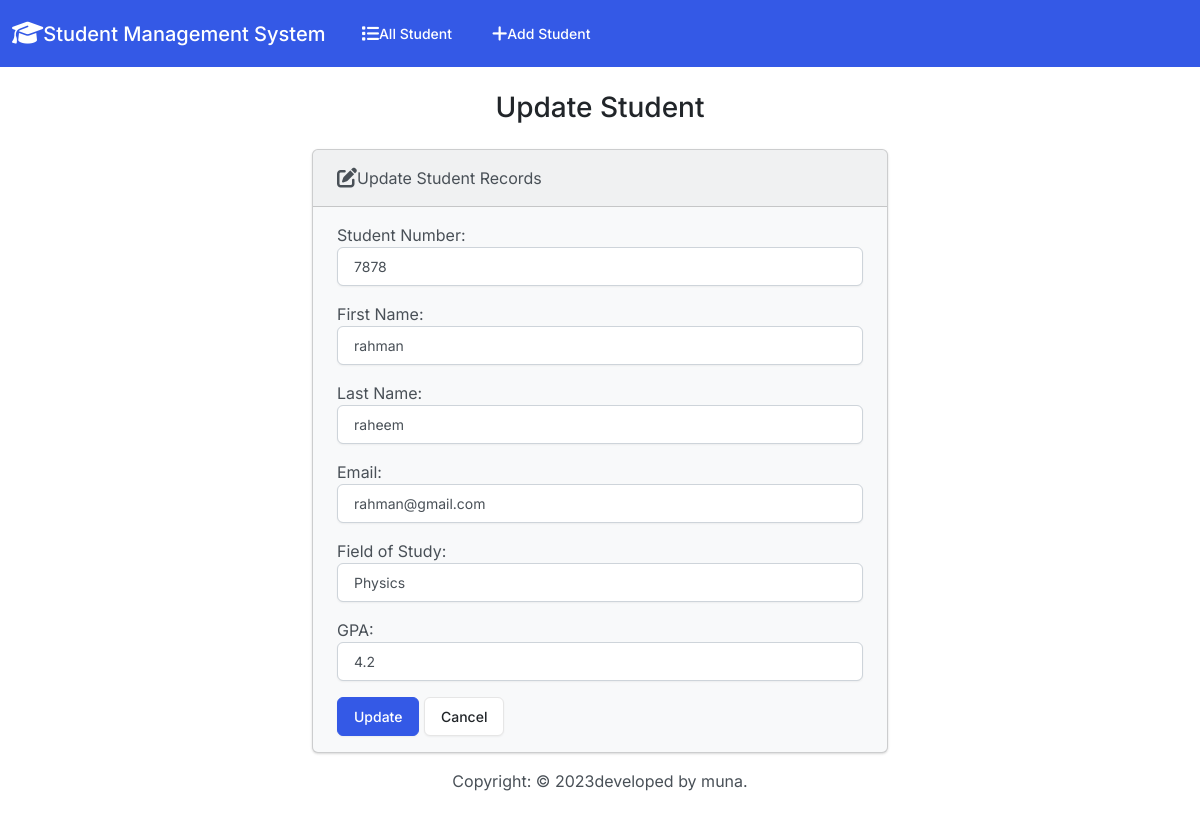
The app's page /students/6/change with its own data.
### student/models.py (models this page shows, shortened)
class Student(models.Model):
    student_number=models.PositiveIntegerField()
    first_name=models.CharField(max_length=50)
    last_name=models.CharField(max_length=50)
    email=models.EmailField(max_length=100)
    feild_of_study=models.CharField(max_length=50)
    gpa=models.FloatField()

### student/views.py (the view, shortened to what this page needs)
# urls.py: path('students/<int:pk>/change',views.StudentEditView.as_view(),name="student-edit"),
class StudentEditView(UpdateView):
        model=Student
        form_class=StudentChangeForm
        template_name="student-edit.html"
        success_url=reverse_lazy("student-edit")

### student/forms.py
class StudentChangeForm(forms.ModelForm):
    class Meta:
        model=Student
        fields="__all__"
        labels={
            'student_number':'Student Number',
            'first_name': "First Name",
            'last_name':'Last Name',
            'email':'Email',
            'feild_of_study':'Field of Study',
            'gpa':'GPA',
        }
        widgets={
            'student_number':forms.NumberInput(attrs={'class':'form-control'}),
            'first_name':forms.TextInput(attrs={'class':'form-control'}),
            'last_name':forms.TextInput(attrs={'class':'form-control'}),
            'email':forms.EmailInput(attrs={'class':'form-control'}),
            'feild_of_study':forms.TextInput(attrs={'class':'form-control'}),
            'gpa':forms.NumberInput(attrs={'class':'form-control'}),
        }

### student/templates/student-edit.html (shortened to what this page needs)
{%extends 'base.html'%}
{%block body_block%}
<h3 class="text-center m-4">Update Student</h3>
<div class="row justify-content-center">
    <div class="col-6">
        <div class="card bg-light mb-3" >
            <div class="card-header">
                <i class="fa-solid fa-pen-to-square fa-lg"></i>Update Student Records
            </div>
            <div class="card-body">
              <form action="" method="post">
                {{form.as_p}}
                <button type="submit" class="btn btn-primary" href="{%url 'student-edit' student.id%}">Update</button>
                <a href="{%url 'index'%}" class="btn btn-secondary">Cancel</a>
              </form>
            </div>
          </div>
    </div>
</div>
{%endblock%}

### records on screen
Student: student_number "7878", first_name "rahman", last_name "raheem", email "rahman@gmail.com", feild_of_study "Physics", gpa "4.2"
